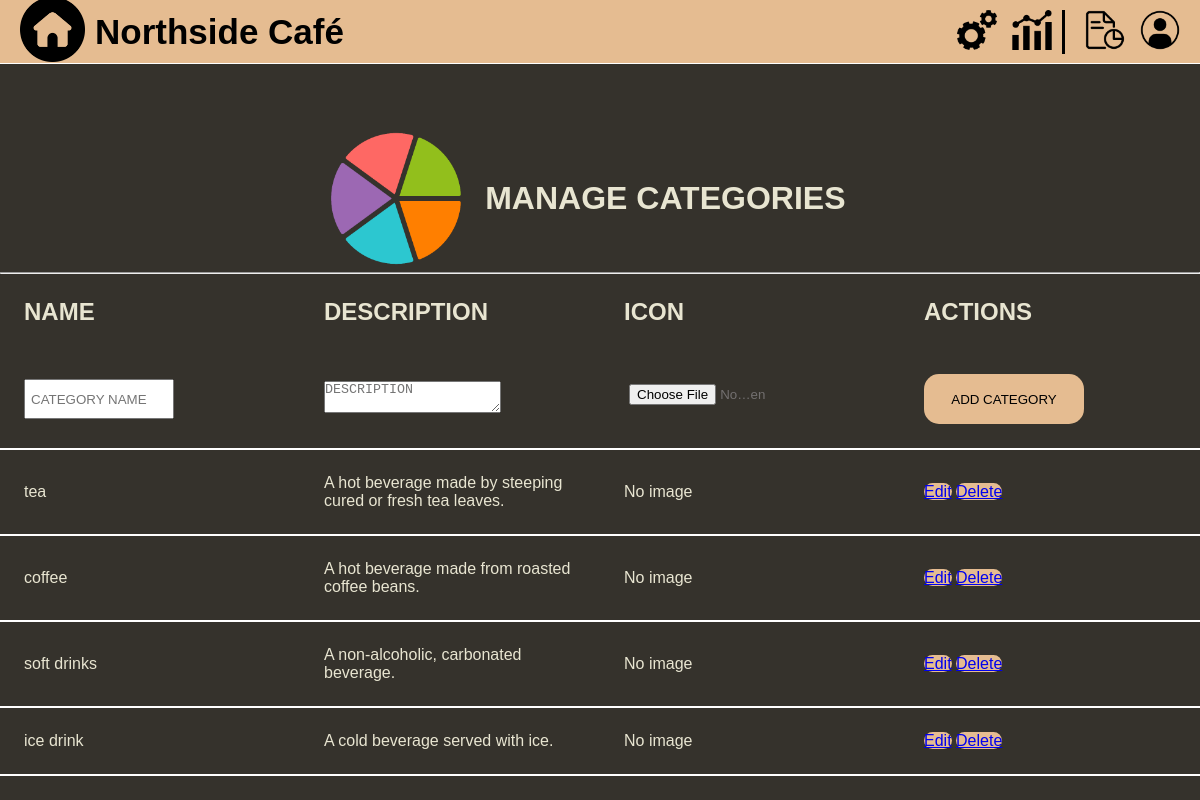
The app's page /adminSide/frontend/categories_crud/manage_category.php with its own data.
### tables this page shows
CREATE TABLE `categories` (
    `category_id` int(11) NOT NULL,
    `category_name` varchar(50) NOT NULL,
    `Description` text NOT NULL,
    `image` longblob DEFAULT NULL
);

### adminSide/frontend/categories_crud/manage_category.php (the view, shortened to what this page needs)
<?php
include '../../config.php';
$sql = "SELECT * FROM categories";
$result = $link->query($sql);
?>
<!DOCTYPE html>
<html lang="en">
<head>
    <link rel="stylesheet" href="../css/styles.css">
</head>
<body class="manage-body">
    <div class="container">
        <header class="navbar">
            <div class="navhome">
                <a href="../index.php"><img src="../logos/home.png" id="coffee-logo"></a>
                <a href="../index.php"><h2>Northside Caf&eacute;</h2></a>
            </div>
            <div class="navlinks">
                <div class="adminlinks">
                    <a href="../settings.html"><img src="../logos/settings.png"></a>
                    <a href="../sales/all_sales.php"><img src="../logos/analytics.png"></a>
                </div>
                <div class="generallinks">
                    <a href="../sales/staff_sales.php"><img src="../logos/print.png"></a>
                    <a href="../user.php"><img src="../logos/user.png"></a>
                </div>
            </div>
        </header>
        <div class="main-manage">
            <div class="manage-header">
                <img src="../logos/categories.png">
                <h1>MANAGE CATEGORIES</h1>
            </div>
            <hr>
            <div class="manage-table">
                <form method="POST" enctype="multipart/form-data">
                    <table id="category-table">
                        <tr>
                            <th>NAME</th>
                            <th>DESCRIPTION</th>
                            <th>ICON</th>
                            <th>ACTIONS</th>
                        </tr>
                        <tr class="menu-item">
                            <td><input type="text" name="category_name" placeholder="CATEGORY NAME" class="item-name" required></td>
                            <td><textarea name="description" placeholder="DESCRIPTION" required></textarea></td>
                            <td><input class="file-button" type="file" name="iconfile" required></td>
                            <td><button type="submit" name="add_category" class="action-button">ADD CATEGORY</button></td>
                        </tr>
                        <?php if ($result->num_rows > 0): ?>
                            <?php while($row = $result->fetch_assoc()): ?>
                                <tr>
                                    <td><?php echo htmlspecialchars($row['category_name']); ?></td>
                                    <td><?php echo htmlspecialchars($row['Description']); ?></td>
                                    <td>
                                        <?php if ($row['image']): ?>
                                            <img width="50">
                                        <?php else: ?>
                                            No image
                                        <?php endif; ?>
                                    </td>
                                    <td>
                                        <a href="edit_category.php?id=<?php echo $row['category_id']; ?>" class="action-button">Edit</a>
                                        <a href="?delete=<?php echo $row['category_id']; ?>" class="action-button" onclick="return confirm('Are you sure you want to delete this category?');">Delete</a>
                                    </td>
                                </tr>
                            <?php endwhile; ?>
                        <?php else: ?>
                            <tr>
                                <td colspan="4">No categories found</td>
                            </tr>
                        <?php endif; ?>
                    </table>
                </form>
            </div>
        </div>
    </div>
</body>
</html>

### adminSide/frontend/css/styles.css (style rules this page uses)
* { box-sizing: border-box; margin: 0px; padding: 0px; }
.container { width: 100vw; height: 100vh; display: flex; flex-direction: column; }
.navbar { width: 100%; height: 8%; background: #e5bc91; display: flex; justify-content: space-between; align-items: center; padding: 0 20px; position: fixed; border-bottom: 1.5px solid white; }
.navhome { display: flex; align-items: center; }
.navhome a:link { text-decoration: none; color: black; }
.navhome h2 { font-family: 'Lucida Sans', 'Lucida Sans Regular', 'Lucida Grande', 'Lucida Sans Unicode', Geneva, Verdana, sans-serif; font-weight: 700; font-size: 35px; margin-left: 10px; }
.navlinks { display: flex; align-items: center; justify-content: flex-end; gap: 20px; }
.adminlinks { display: flex; gap: 15px; border-right: 3px solid black; padding-right: 10px; }
.generallinks { display: flex; gap: 15px; }
.navbar img { height: 40px; width: 40px; transition: transform .2s; }
#coffee-logo { height: 65px; width: 65px; }
table, th, td { height:20%; width: 100%; color: #e8e5d1; padding: 2%; text-align: left; }
th,td { width: 20%; }
th { font-size: 150%; }
td, table { border-bottom: 2px solid rgb(255, 255, 255); border-collapse: collapse; }
.action-button { width: 160px; height: 50px; background-color: rgb(229, 188, 145); border-radius: 15px; border: none; }
td input, select { width: 150px; height: 40px; padding: 5px; color: rgb(115, 112, 112); }
.main-manage { margin-top: 62px; height: 92%; display: flex; flex-direction: column; }
.manage-body { background-color: #35322c; }
.manage-header { height: 20%; width: 100%; margin-top: 63px; display: flex; justify-content:center; align-items: center; }
.manage-header img { height: 90%; }
.manage-header h1 { padding: 2%; font-family: 'Lucida Sans', 'Lucida Sans Regular', 'Lucida Grande', 'Lucida Sans Unicode', Geneva, Verdana, sans-serif; color: #e8e5d1; }
.manage-table { width: 100%; background-color: #35322c; font-family: 'Lucida Sans', 'Lucida Sans Regular', 'Lucida Grande', 'Lucida Sans Unicode', Geneva, Verdana, sans-serif; }

### records on screen
categories: category_name "tea", Description "A hot beverage made by steeping cured or fresh tea leaves.", shows "No image"
categories: category_name "coffee", Description "A hot beverage made from roasted coffee beans.", shows "No image"
categories: category_name "soft drinks", Description "A non-alcoholic, carbonated beverage.", shows "No image"
categories: category_name "ice drink", Description "A cold beverage served with ice.", shows "No image"
